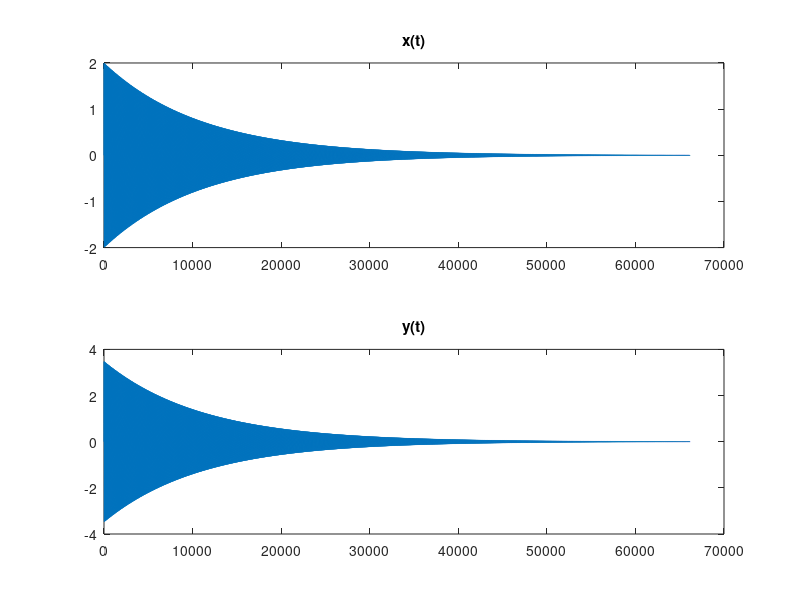

The MATLAB source for this figure: (Note: this script raises an error after producing the figure.)
%general data
amp = 2;
freq = 200;
sampling_freq = 11025;
%signal
t=0:1/sampling_freq:6;
y = amp.*exp(-t).*sin(2*pi*freq.*t);
y2 = 0.4*amp.*exp(-(t-0.1)).*sin(2*pi*freq.*(t-0.1));
y3 = 0.2*amp.*exp(-(t-0.4)).*sin(2*pi*freq.*(t-0.4));

ysound = y + y2 + y3;

%sound(y)
%sound(ysound)

subplot(2,1,1)
plot(y)
title("x(t)")
subplot(2,1,2)
plot(ysound)
title('y(t)')

o = sym('o')
t = sym('t')
l = sym('l')
j = sym('j')

L = laplace(exp(-j*(o*t+l))*heaviside(t))
L2 = laplace(exp(j*(o*t+l))*heaviside(t))


